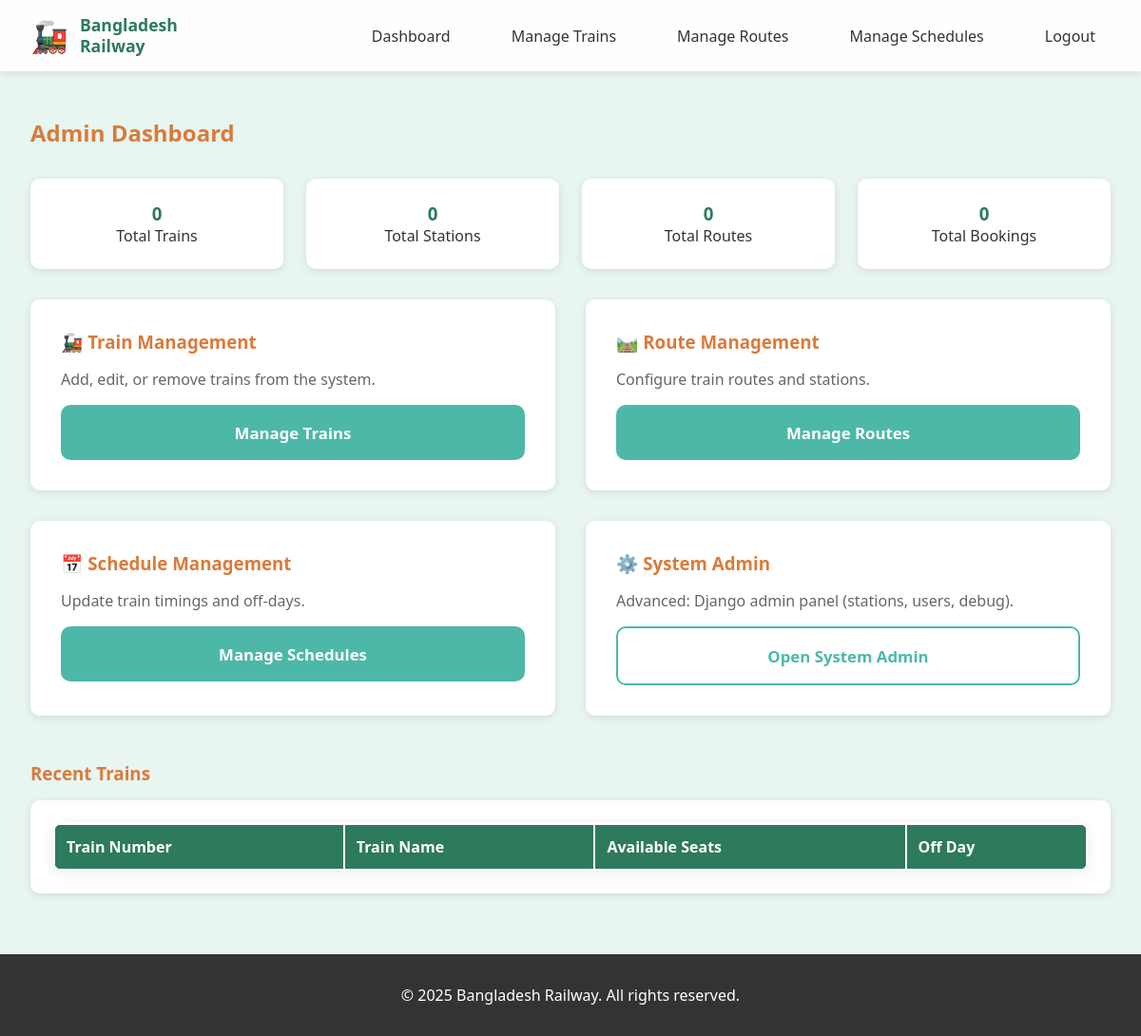
The page /accounts/admin-dashboard/ (signed in) on the database as committed earlier.
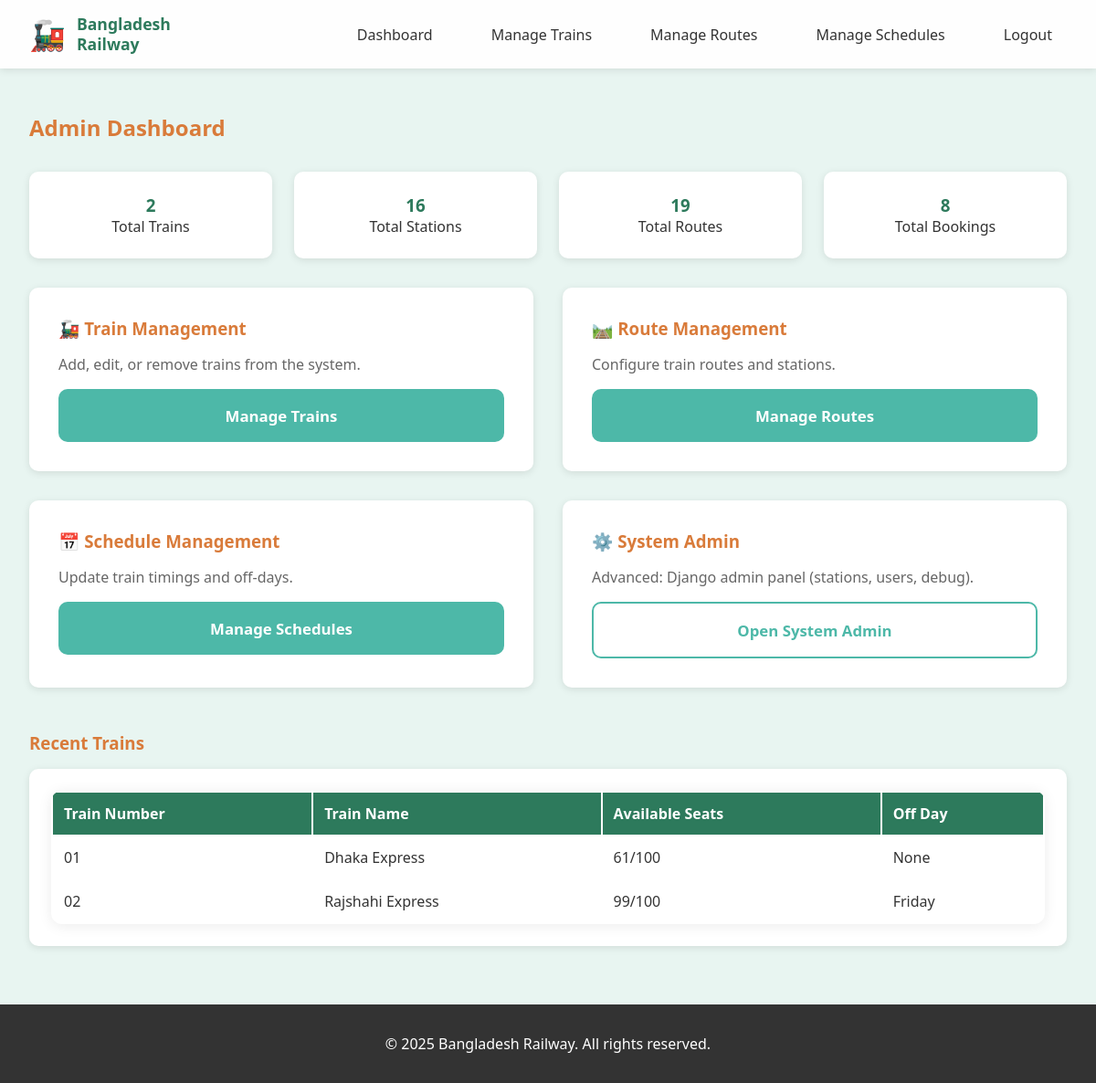
The same page on the database as committed later.
### trains/models.py (models this page shows, shortened)
class Train(models.Model):
    CLASS_CHOICES = (
        ('AC', 'Air Conditioned'),
        ('Non-AC', 'Non Air Conditioned'),
        ('Sleeper', 'Sleeper'),
    )
    train_number = models.CharField(max_length=10, unique=True)
    train_name = models.CharField(max_length=100)
    total_seats = models.IntegerField(default=100, help_text="Total seats available")
    available_seats = models.IntegerField(default=100, help_text="Currently available seats")
    total_coaches = models.IntegerField(default=10)
    classes_available = models.CharField(max_length=100, help_text="e.g., AC,Non-AC,Sleeper")
    off_day = models.CharField(max_length=50, blank=True, null=True,
                                help_text="Days when train doesn't run (e.g., Sunday)")
    class Meta:
        ordering = ['train_name']
        verbose_name = 'Train'
        verbose_name_plural = 'Trains'

### accounts/views.py (the view)
# urls.py: path('admin-dashboard/', views.admin_dashboard, name='admin_dashboard'),  # NEW
@login_required
def admin_dashboard(request):
    if not request.user.is_admin_user():
        messages.error(request, 'Access denied! Admin only.')
        return redirect('trains:home')
    from trains.models import Train, Station, Route, TrainSchedule
    from bookings.models import Payment
    context = {
        'total_trains': Train.objects.count(),
        'total_stations': Station.objects.count(),
        'total_routes': Route.objects.count(),
        'total_bookings': Payment.objects.count(),
        'recent_trains': Train.objects.all()[:5],
    }
    return render(request, 'accounts/admin_dashboard.html', context)

### accounts/models.py (called while the page is built)
    def is_admin_user(self):
        return self.role == 'admin'

### templates/accounts/admin_dashboard.html (shortened to what the changed rows need)
{% extends 'base.html' %}
{% block content %}
<div class="container">
    <h2 style="color: #D97B3A; margin: 2rem 0;">Admin Dashboard</h2>
    <div style="display: grid; grid-template-columns: repeat(4, 1fr); gap: 1.5rem; margin-bottom: 2rem;">
        <div
            style="background: white; padding: 1.5rem; border-radius: 10px; box-shadow: 0 2px 8px rgba(0,0,0,0.1); text-align: center;">
            <h3 style="color: #2D7A5C;">{{ total_trains }}</h3>
            <p>Total Trains</p>
        </div>
        <div
            style="background: white; padding: 1.5rem; border-radius: 10px; box-shadow: 0 2px 8px rgba(0,0,0,0.1); text-align: center;">
            <h3 style="color: #2D7A5C;">{{ total_stations }}</h3>
            <p>Total Stations</p>
        </div>
        <div
            style="background: white; padding: 1.5rem; border-radius: 10px; box-shadow: 0 2px 8px rgba(0,0,0,0.1); text-align: center;">
            <h3 style="color: #2D7A5C;">{{ total_routes }}</h3>
            <p>Total Routes</p>
        </div>
        <div
            style="background: white; padding: 1.5rem; border-radius: 10px; box-shadow: 0 2px 8px rgba(0,0,0,0.1); text-align: center;">
            <h3 style="color: #2D7A5C;">{{ total_bookings }}</h3>
            <p>Total Bookings</p>
        </div>
    </div>
    <div style="margin-top: 3rem;">
        <div style="background: white; padding: 1.5rem; border-radius: 10px; box-shadow: 0 2px 8px rgba(0,0,0,0.1);">
            <table style="width: 100%;">
                <thead>
                    <tr style="border-bottom: 2px solid #E0E0E0;">
                        <th style="padding: 0.75rem; text-align: left;">Train Number</th>
                        <th style="padding: 0.75rem; text-align: left;">Train Name</th>
                        <th style="padding: 0.75rem; text-align: left;">Available Seats</th>
                        <th style="padding: 0.75rem; text-align: left;">Off Day</th>
                    </tr>
                </thead>
                <tbody>
                    {% for train in recent_trains %}
                    <tr style="border-bottom: 1px solid #E0E0E0;">
                        <td style="padding: 0.75rem;">{{ train.train_number }}</td>
                        <td style="padding: 0.75rem;">{{ train.train_name }}</td>
                        <td style="padding: 0.75rem;">{{ train.available_seats }}/{{ train.total_seats }}</td>
                        <td style="padding: 0.75rem;">{{ train.off_day|default:"None" }}</td>
                    </tr>
                    {% endfor %}
                </tbody>
            </table>
        </div>
    </div>
</div>
{% endblock %}

Rows that differ between the two databases and show on the page:
added Train: train_number "01", train_name "Dhaka Express", available_seats "61", total_seats "100", off_day "None"
added Train: train_number "02", train_name "Rajshahi Express", available_seats "99", total_seats "100", off_day "Friday"
Other text that changed with them:
{{ total_trains }}: "0" → "2"
{{ total_stations }}: "0" → "16"
{{ total_routes }}: "0" → "19"
{{ total_bookings }}: "0" → "8"
